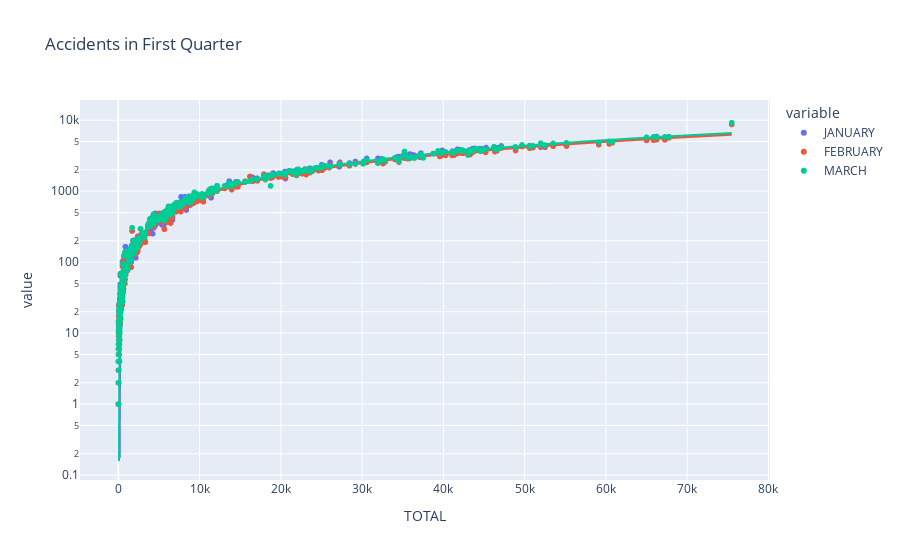

The cell this chart's notebook holds for it:
### Code cell
fig1 = px.scatter(grouped_obj, x='TOTAL', y=['JANUARY','FEBRUARY','MARCH'], title='Accidents in First Quarter', trendline='ols', log_y=True)
fig1.show()

### Figure 1 — Plotly figure (JSON) as saved in the notebook; plotly's stock layout.template omitted (floating-point values rounded to 4 significant figures; data arrays with more than 128 entries replaced by an {"elided": "..."} marker saying what was removed)
{"data": [{"hovertemplate": "variable=JANUARY<br>TOTAL=%{x}<br>value=%{y}<extra></extra>", "legendgroup": "JANUARY", "marker": {"color": "#636efa", "symbol": "circle"}, "mode": "markers", "name": "JANUARY", "showlegend": true, "type": "scattergl", "x": {"elided": "454 int values"}, "xaxis": "x", "y": {"elided": "454 int values"}, "yaxis": "y"}, {"hovertemplate": "<b>OLS trendline</b><br>value = 0.087589 * TOTAL + -16.3802<br>R<sup>2</sup>=0.989503<br><br>variable=JANUARY<br>TOTAL=%{x}<br>value=%{y} <b>(trend)</b><extra></extra>", "legendgroup": "JANUARY", "marker": {"color": "#636efa", "symbol": "circle"}, "mode": "lines", "name": "JANUARY", "showlegend": false, "type": "scattergl", "x": {"elided": "454 int values"}, "xaxis": "x", "y": {"elided": "454 float values"}, "yaxis": "y"}, {"hovertemplate": "variable=FEBRUARY<br>TOTAL=%{x}<br>value=%{y}<extra></extra>", "legendgroup": "FEBRUARY", "marker": {"color": "#EF553B", "symbol": "circle"}, "mode": "markers", "name": "FEBRUARY", "showlegend": true, "type": "scattergl", "x": {"elided": "454 int values"}, "xaxis": "x", "y": {"elided": "454 int values"}, "yaxis": "y"}, {"hovertemplate": "<b>OLS trendline</b><br>value = 0.0827647 * TOTAL + -8.55995<br>R<sup>2</sup>=0.989604<br><br>variable=FEBRUARY<br>TOTAL=%{x}<br>value=%{y} <b>(trend)</b><extra></extra>", "legendgroup": "FEBRUARY", "marker": {"color": "#EF553B", "symbol": "circle"}, "mode": "lines", "name": "FEBRUARY", "showlegend": false, "type": "scattergl", "x": {"elided": "454 int values"}, "xaxis": "x", "y": {"elided": "454 float values"}, "yaxis": "y"}, {"hovertemplate": "variable=MARCH<br>TOTAL=%{x}<br>value=%{y}<extra></extra>", "legendgroup": "MARCH", "marker": {"color": "#00cc96", "symbol": "circle"}, "mode": "markers", "name": "MARCH", "showlegend": true, "type": "scattergl", "x": {"elided": "454 int values"}, "xaxis": "x", "y": {"elided": "454 int values"}, "yaxis": "y"}, {"hovertemplate": "<b>OLS trendline</b><br>value = 0.0875334 * TOTAL + -8.15766<br>R<sup>2</sup>=0.989569<br><br>variable=MARCH<br>TOTAL=%{x}<br>value=%{y} <b>(trend)</b><extra></extra>", "legendgroup": "MARCH", "marker": {"color": "#00cc96", "symbol": "circle"}, "mode": "lines", "name": "MARCH", "showlegend": false, "type": "scattergl", "x": {"elided": "454 int values"}, "xaxis": "x", "y": {"elided": "454 float values"}, "yaxis": "y"}], "layout": {"legend": {"title": {"text": "variable"}, "tracegroupgap": 0}, "title": {"text": "Accidents in First Quarter"}, "xaxis": {"anchor": "y", "domain": [0, 1], "title": {"text": "TOTAL"}}, "yaxis": {"anchor": "x", "domain": [0, 1], "title": {"text": "value"}, "type": "log"}}}
